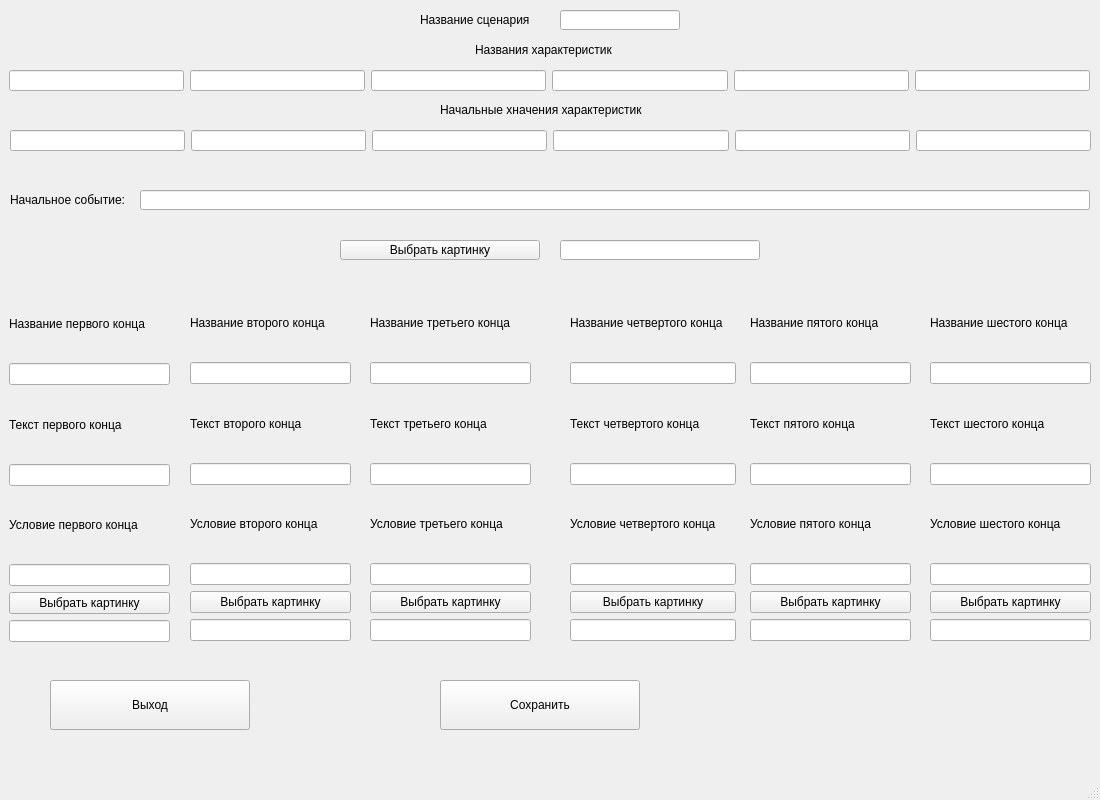
<?xml version="1.0" encoding="UTF-8"?>
<ui version="4.0">
 <class>MainWindow</class>
 <widget class="QMainWindow" name="MainWindow">
  <property name="geometry">
   <rect>
    <x>0</x>
    <y>0</y>
    <width>1100</width>
    <height>800</height>
   </rect>
  </property>
  <property name="windowTitle">
   <string>MainWindow</string>
  </property>
  <widget class="QWidget" name="centralwidget">
   <widget class="QWidget" name="horizontalLayoutWidget">
    <property name="geometry">
     <rect>
      <x>9</x>
      <y>70</y>
      <width>1081</width>
      <height>21</height>
     </rect>
    </property>
    <layout class="QHBoxLayout" name="horizontalLayout">
     <item>
      <widget class="QLineEdit" name="le_1"/>
     </item>
     <item>
      <widget class="QLineEdit" name="le_2"/>
     </item>
     <item>
      <widget class="QLineEdit" name="le_3"/>
     </item>
     <item>
      <widget class="QLineEdit" name="le_4"/>
     </item>
     <item>
      <widget class="QLineEdit" name="le_5"/>
     </item>
     <item>
      <widget class="QLineEdit" name="le_6"/>
     </item>
    </layout>
   </widget>
   <widget class="QWidget" name="horizontalLayoutWidget_2">
    <property name="geometry">
     <rect>
      <x>10</x>
      <y>130</y>
      <width>1081</width>
      <height>21</height>
     </rect>
    </property>
    <layout class="QHBoxLayout" name="horizontalLayout_2">
     <item>
      <widget class="QLineEdit" name="le_7"/>
     </item>
     <item>
      <widget class="QLineEdit" name="le_8"/>
     </item>
     <item>
      <widget class="QLineEdit" name="le_9">
       <property name="text">
        <string/>
       </property>
      </widget>
     </item>
     <item>
      <widget class="QLineEdit" name="le_10"/>
     </item>
     <item>
      <widget class="QLineEdit" name="le_11"/>
     </item>
     <item>
      <widget class="QLineEdit" name="le_12"/>
     </item>
    </layout>
   </widget>
   <widget class="QLabel" name="label_1">
    <property name="geometry">
     <rect>
      <x>475</x>
      <y>40</y>
      <width>150</width>
      <height>20</height>
     </rect>
    </property>
    <property name="text">
     <string>Названия характеристик</string>
    </property>
   </widget>
   <widget class="QLabel" name="label_2">
    <property name="geometry">
     <rect>
      <x>440</x>
      <y>100</y>
      <width>220</width>
      <height>20</height>
     </rect>
    </property>
    <property name="text">
     <string>Начальные хначения характеристик</string>
    </property>
   </widget>
   <widget class="QLabel" name="start_event">
    <property name="geometry">
     <rect>
      <x>10</x>
      <y>190</y>
      <width>121</width>
      <height>20</height>
     </rect>
    </property>
    <property name="text">
     <string>Начальное событие:</string>
    </property>
   </widget>
   <widget class="QLineEdit" name="edit_start_event">
    <property name="geometry">
     <rect>
      <x>140</x>
      <y>190</y>
      <width>950</width>
      <height>20</height>
     </rect>
    </property>
   </widget>
   <widget class="QPushButton" name="select_picture">
    <property name="geometry">
     <rect>
      <x>340</x>
      <y>240</y>
      <width>200</width>
      <height>20</height>
     </rect>
    </property>
    <property name="text">
     <string>Выбрать картинку</string>
    </property>
   </widget>
   <widget class="QLineEdit" name="start_picture">
    <property name="geometry">
     <rect>
      <x>560</x>
      <y>240</y>
      <width>200</width>
      <height>20</height>
     </rect>
    </property>
   </widget>
   <widget class="QPushButton" name="save">
    <property name="geometry">
     <rect>
      <x>440</x>
      <y>680</y>
      <width>200</width>
      <height>50</height>
     </rect>
    </property>
    <property name="text">
     <string>Сохранить</string>
    </property>
   </widget>
   <widget class="QPushButton" name="exit">
    <property name="geometry">
     <rect>
      <x>50</x>
      <y>680</y>
      <width>200</width>
      <height>50</height>
     </rect>
    </property>
    <property name="text">
     <string>Выход</string>
    </property>
   </widget>
   <widget class="QLabel" name="name_of_scenario">
    <property name="geometry">
     <rect>
      <x>420</x>
      <y>10</y>
      <width>120</width>
      <height>20</height>
     </rect>
    </property>
    <property name="text">
     <string>Название сценария</string>
    </property>
   </widget>
   <widget class="QLineEdit" name="edit_name">
    <property name="geometry">
     <rect>
      <x>560</x>
      <y>10</y>
      <width>120</width>
      <height>20</height>
     </rect>
    </property>
   </widget>
   <widget class="QWidget" name="verticalLayoutWidget">
    <property name="geometry">
     <rect>
      <x>9</x>
      <y>291</y>
      <width>161</width>
      <height>351</height>
     </rect>
    </property>
    <layout class="QVBoxLayout" name="verticalLayout">
     <item>
      <widget class="QLabel" name="title_of_final_1">
       <property name="text">
        <string>Название первого конца</string>
       </property>
      </widget>
     </item>
     <item>
      <widget class="QLineEdit" name="edit_title_of_final_1"/>
     </item>
     <item>
      <widget class="QLabel" name="event_of_final_1">
       <property name="text">
        <string>Текст первого конца</string>
       </property>
      </widget>
     </item>
     <item>
      <widget class="QLineEdit" name="edit_event_of_final_1"/>
     </item>
     <item>
      <widget class="QLabel" name="condition_of_finals_1">
       <property name="text">
        <string>Условие первого конца</string>
       </property>
      </widget>
     </item>
     <item>
      <widget class="QLineEdit" name="edit_condition_of_final_1"/>
     </item>
     <item>
      <widget class="QPushButton" name="select_picture_of_finals_1">
       <property name="text">
        <string>Выбрать картинку</string>
       </property>
      </widget>
     </item>
     <item>
      <widget class="QLineEdit" name="final_picture_1"/>
     </item>
    </layout>
   </widget>
   <widget class="QWidget" name="verticalLayoutWidget_2">
    <property name="geometry">
     <rect>
      <x>190</x>
      <y>290</y>
      <width>161</width>
      <height>351</height>
     </rect>
    </property>
    <layout class="QVBoxLayout" name="verticalLayout_2">
     <item>
      <widget class="QLabel" name="title_of_final_2">
       <property name="text">
        <string>Название второго конца</string>
       </property>
      </widget>
     </item>
     <item>
      <widget class="QLineEdit" name="edit_title_of_final_2"/>
     </item>
     <item>
      <widget class="QLabel" name="event_of_final_2">
       <property name="text">
        <string>Текст второго конца</string>
       </property>
      </widget>
     </item>
     <item>
      <widget class="QLineEdit" name="edit_event_of_final_2"/>
     </item>
     <item>
      <widget class="QLabel" name="condition_of_finals_2">
       <property name="text">
        <string>Условие второго конца</string>
       </property>
      </widget>
     </item>
     <item>
      <widget class="QLineEdit" name="edit_condition_of_final_2"/>
     </item>
     <item>
      <widget class="QPushButton" name="select_picture_of_finals_2">
       <property name="text">
        <string>Выбрать картинку</string>
       </property>
      </widget>
     </item>
     <item>
      <widget class="QLineEdit" name="final_picture_2"/>
     </item>
    </layout>
   </widget>
   <widget class="QWidget" name="verticalLayoutWidget_3">
    <property name="geometry">
     <rect>
      <x>370</x>
      <y>290</y>
      <width>161</width>
      <height>351</height>
     </rect>
    </property>
    <layout class="QVBoxLayout" name="verticalLayout_3">
     <item>
      <widget class="QLabel" name="title_of_final_3">
       <property name="text">
        <string>Название третьего конца</string>
       </property>
      </widget>
     </item>
     <item>
      <widget class="QLineEdit" name="edit_title_of_final_3"/>
     </item>
     <item>
      <widget class="QLabel" name="event_of_final_3">
       <property name="text">
        <string>Текст третьего конца</string>
       </property>
      </widget>
     </item>
     <item>
      <widget class="QLineEdit" name="edit_event_of_final_3"/>
     </item>
     <item>
      <widget class="QLabel" name="condition_of_finals_3">
       <property name="text">
        <string>Условие третьего конца</string>
       </property>
      </widget>
     </item>
     <item>
      <widget class="QLineEdit" name="edit_condition_of_final_3"/>
     </item>
     <item>
      <widget class="QPushButton" name="select_picture_of_finals_3">
       <property name="text">
        <string>Выбрать картинку</string>
       </property>
      </widget>
     </item>
     <item>
      <widget class="QLineEdit" name="final_picture_3"/>
     </item>
    </layout>
   </widget>
   <widget class="QWidget" name="verticalLayoutWidget_4">
    <property name="geometry">
     <rect>
      <x>570</x>
      <y>290</y>
      <width>166</width>
      <height>351</height>
     </rect>
    </property>
    <layout class="QVBoxLayout" name="verticalLayout_4">
     <item>
      <widget class="QLabel" name="title_of_final_4">
       <property name="text">
        <string>Название четвертого конца</string>
       </property>
      </widget>
     </item>
     <item>
      <widget class="QLineEdit" name="edit_title_of_final_4"/>
     </item>
     <item>
      <widget class="QLabel" name="event_of_final_4">
       <property name="text">
        <string>Текст четвертого конца</string>
       </property>
      </widget>
     </item>
     <item>
      <widget class="QLineEdit" name="edit_event_of_final_4"/>
     </item>
     <item>
      <widget class="QLabel" name="condition_of_finals_4">
       <property name="text">
        <string>Условие четвертого конца</string>
       </property>
      </widget>
     </item>
     <item>
      <widget class="QLineEdit" name="edit_condition_of_final_4"/>
     </item>
     <item>
      <widget class="QPushButton" name="select_picture_of_finals_4">
       <property name="text">
        <string>Выбрать картинку</string>
       </property>
      </widget>
     </item>
     <item>
      <widget class="QLineEdit" name="final_picture_4"/>
     </item>
    </layout>
   </widget>
   <widget class="QWidget" name="verticalLayoutWidget_5">
    <property name="geometry">
     <rect>
      <x>750</x>
      <y>290</y>
      <width>161</width>
      <height>351</height>
     </rect>
    </property>
    <layout class="QVBoxLayout" name="verticalLayout_5">
     <item>
      <widget class="QLabel" name="title_of_final_5">
       <property name="text">
        <string>Название пятого конца</string>
       </property>
      </widget>
     </item>
     <item>
      <widget class="QLineEdit" name="edit_title_of_final_5"/>
     </item>
     <item>
      <widget class="QLabel" name="event_of_final_5">
       <property name="text">
        <string>Текст пятого конца</string>
       </property>
      </widget>
     </item>
     <item>
      <widget class="QLineEdit" name="edit_event_of_final_5"/>
     </item>
     <item>
      <widget class="QLabel" name="condition_of_finals_5">
       <property name="text">
        <string>Условие пятого конца</string>
       </property>
      </widget>
     </item>
     <item>
      <widget class="QLineEdit" name="edit_condition_of_final_5"/>
     </item>
     <item>
      <widget class="QPushButton" name="select_picture_of_finals_5">
       <property name="text">
        <string>Выбрать картинку</string>
       </property>
      </widget>
     </item>
     <item>
      <widget class="QLineEdit" name="final_picture_5"/>
     </item>
    </layout>
   </widget>
   <widget class="QWidget" name="verticalLayoutWidget_6">
    <property name="geometry">
     <rect>
      <x>930</x>
      <y>290</y>
      <width>161</width>
      <height>351</height>
     </rect>
    </property>
    <layout class="QVBoxLayout" name="verticalLayout_6">
     <item>
      <widget class="QLabel" name="title_of_final_6">
       <property name="text">
        <string>Название шестого конца</string>
       </property>
      </widget>
     </item>
     <item>
      <widget class="QLineEdit" name="edit_title_of_final_6"/>
     </item>
     <item>
      <widget class="QLabel" name="event_of_final_6">
       <property name="text">
        <string>Текст шестого конца</string>
       </property>
      </widget>
     </item>
     <item>
      <widget class="QLineEdit" name="edit_event_of_final_6"/>
     </item>
     <item>
      <widget class="QLabel" name="condition_of_finals_6">
       <property name="text">
        <string>Условие шестого конца</string>
       </property>
      </widget>
     </item>
     <item>
      <widget class="QLineEdit" name="edit_condition_of_final_6"/>
     </item>
     <item>
      <widget class="QPushButton" name="select_picture_of_finals_6">
       <property name="text">
        <string>Выбрать картинку</string>
       </property>
      </widget>
     </item>
     <item>
      <widget class="QLineEdit" name="final_picture_6"/>
     </item>
    </layout>
   </widget>
  </widget>
  <widget class="QMenuBar" name="menubar">
   <property name="geometry">
    <rect>
     <x>0</x>
     <y>0</y>
     <width>1100</width>
     <height>26</height>
    </rect>
   </property>
  </widget>
  <widget class="QStatusBar" name="statusbar"/>
 </widget>
 <resources/>
 <connections/>
</ui>
